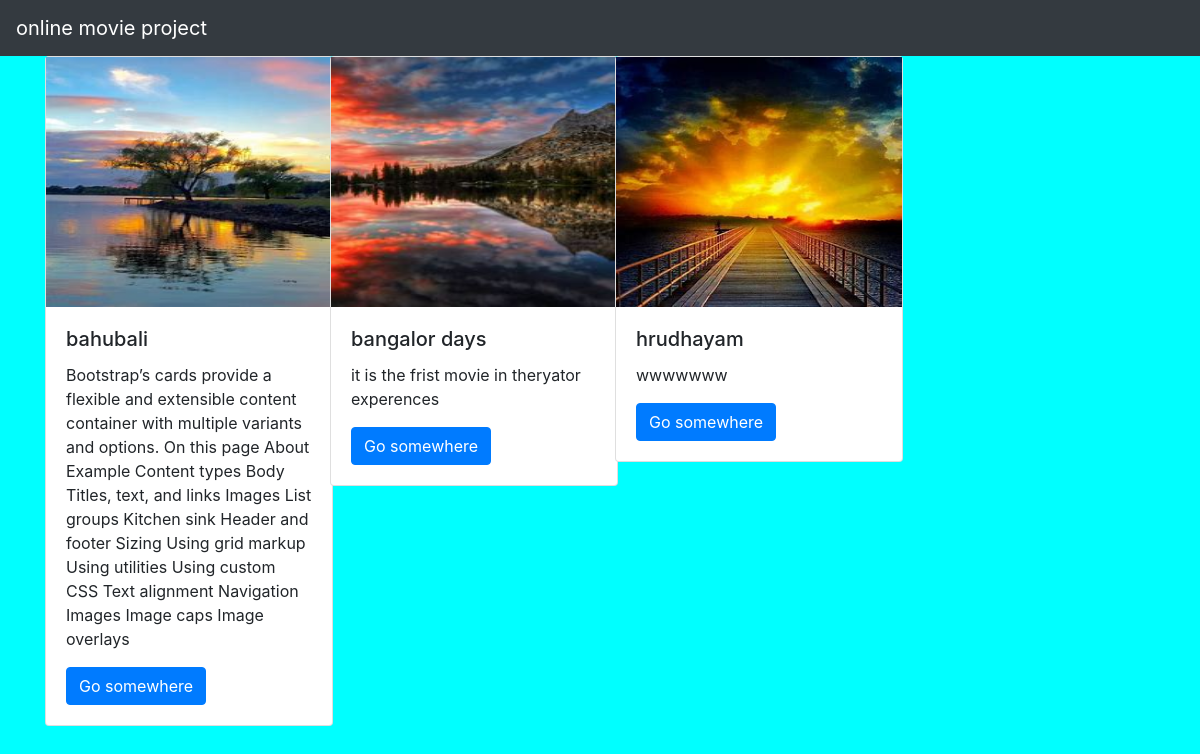
The page / on the database its author committed.
### movieapp/models.py (models this page shows, shortened)
class Movie (models .Model):
    name=models.CharField(max_length=250)
    desc=models.TextField()
    year=models.IntegerField()
    img=models.ImageField(upload_to='gallery')

### movieapp/views.py (the view)
# urls.py: path('',views.index,name='index'),
def index (request):
    movie=Movie.objects.all()
    context= {
        'movie_list':movie
    }
    return  render(request,"index.html", context)

### templates/index.html
{% extends 'base.html' %}
{% block body %}
<div class="container">
    <div class="row">
        {% for i in movie_list %}
        <div class="col-md-3">
            <div class="card" style="width: 18rem;">
  <img  src="{{i.img.url}}" class="Card image top" alt="..."    height="250">
  <div class="card-body">
    <h5 class="card-title">{{i.name}}</h5>
    <p class="card-text">{{i.desc}}</p>
    <a href="{% url 'movieapp:detail' i.id %}" class="btn btn-primary">Go somewhere</a>
  </div>
</div>
        </div>
        {% endfor %}
    </div>
</div>
{% endblock %}

### templates/base.html (shortened to what this page needs)
{% load static %}
<!DOCTYPE html>
<html lang="en">
<head>
    <link rel="stylesheet" href="https://cdn.jsdelivr.net/npm/bootstrap@4.0.0/dist/css/bootstrap.min.css">
    <link rel="stylesheet" href="{% static 'style.css' %}">
</head>
<body>
<nav class="navbar navbar-dark bg-dark">
  <a class="navbar-brand" href="#">
    online movie project
  </a>
</nav>
{% block body %}
{% endblock %}
</body>
</html>

### static/style.css (style rules this page uses)
body { background-color:aqua; }

### rows shown on the page
Movie: img (picture), name "bahubali", desc "Bootstrap’s cards provide a flexible and extensible content container with multiple variants and options. On this page About Example Content types Body Titles, text, and links Images List groups Kitchen sink Header and footer Sizing Using grid markup Using utilities Using custom CSS Text alignment Navigation Images Image caps Image overlays"
Movie: img (picture), name "bangalor days", desc "it is the frist movie in theryator experences"
Movie: img (picture), name "hrudhayam", desc "wwwwwww"
